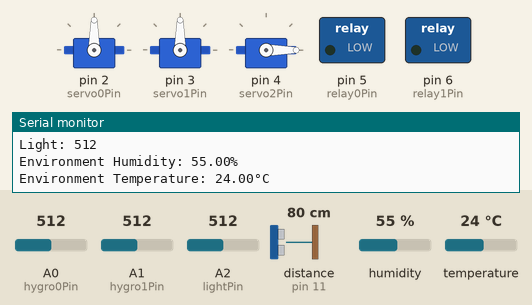
A sketch run on a simulated Arduino Uno, built with avr-gcc and run on an emulated ATmega328P. On the bench: 3 × servo, switched loads named in the sketch (green lamp = pin HIGH), the last lines printed to the serial monitor. Wiring (inferred from the names in the program): ultrasonic range finder: trigger pin 12; echo pin 11. The inputs (shaded band) are chosen by the test bench; at power-on: distance to the obstacle (sensor on pin 11) 80 cm, A0 (hygro0Pin) = 512, A1 (hygro1Pin) = 512, A2 (lightPin) = 512, humidity 55 %, temperature 24 °C. The echo pulse lasts 58.3 µs per cm; pins used as bus, display or sensor lines are not drawn.

Above: at 3.0 s.
3.1 s: distance to the obstacle (sensor on pin 11) set to 8 cm
6.3 s: distance to the obstacle (sensor on pin 11) set to 5 cm
At 7.9 s:
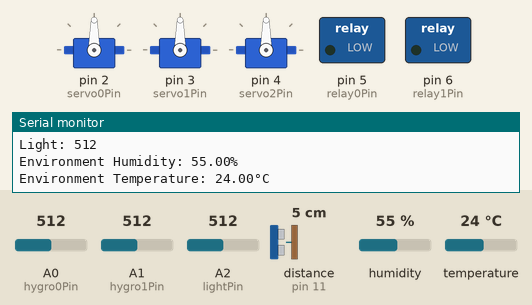
9.3 s: distance to the obstacle (sensor on pin 11) set to 9 cm
At 12.8 s:
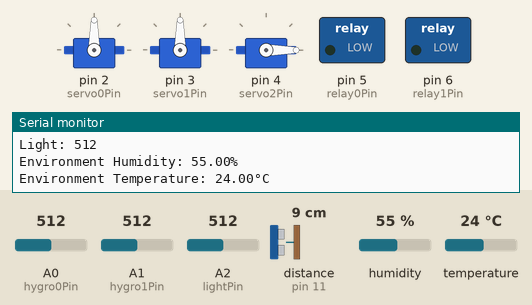
13.4 s: distance to the obstacle (sensor on pin 11) set to 2 cm
At 15.2 s:
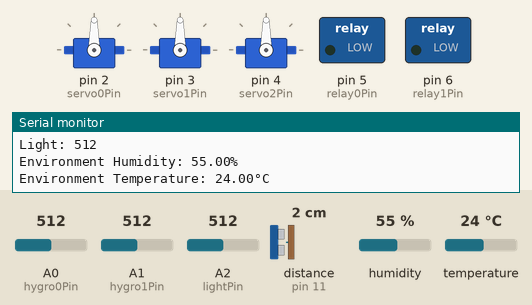
Timing chart, 0 to 16.7 s (numbered marks = the images above; inputs shaded):
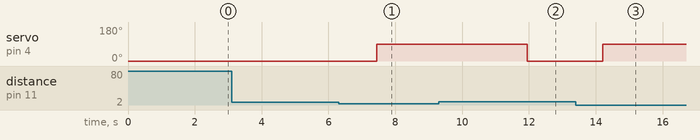

Measured:
- the behaviour switches between 7 and 6 cm on distance to the obstacle (sensor on pin 11) (found by bisection; images 0 and 1)
- after the input at 6.3 s, servo on pin 4 (servo2Pin): 0° → 90° after 1.1 s
- after the input at 9.3 s, servo on pin 4 (servo2Pin): 90° → 0° after 2.7 s
- after the input at 13.4 s, servo on pin 4 (servo2Pin): 0° → 90° after 0.80 s

The sketch:

WateringSystemWithDHT11.ino
```cpp
/*
 2GM Roboteam
 Automatic Watering System
*/
//Including libraries
#include <Servo.h>
#include <DHT.h>

//Creating servos and setting initial positions
Servo servo0;
Servo servo1;
Servo servo2;
int servo0Pos = 90;
int servo1Pos = 90;
int servo2Pos = 0;

//Setting pins
const int servo0Pin=2;
const int servo1Pin=3;
const int servo2Pin=4;
const int relay0Pin=5;
const int relay1Pin=6;
const int dhtPin=10;
const int echoPin=11;
const int trigPin=12;
const int hygro0Pin=A0;
const int hygro1Pin=A1;
const int lightPin=A2;

//Setting the variables
int hygro0;
int hygro1;
int light;
long duration;
long distance;
bool water0;
bool water1;
float hum;
float temp;

//Setting the DHT sensor type
#define dhtType DHT11
DHT dht(dhtPin, dhtType);

//Setting the critical values
const int minDistance=5;
const int maxDistance=10;
const int minLight=15;

void setup() {
  //Initialize serial communication and DHT sensor
  Serial.begin(9600);
  dht.begin();

  //Attaching servos and writing initial positions
  servo0.attach(servo0Pin);
  servo1.attach(servo1Pin);
  servo2.attach(servo2Pin);
  servo0.write(servo0Pos);
  servo1.write(servo1Pos);
  servo2.write(servo2Pos);

  //Initialize digital pins
  pinMode(relay0Pin, OUTPUT);
  pinMode(relay1Pin, OUTPUT);
  pinMode(trigPin, OUTPUT);
  pinMode(echoPin, INPUT);

}

void loop() {
  //Read water level with ultrasonic sensor
  digitalWrite(trigPin, LOW);
  delayMicroseconds(2);
  digitalWrite(trigPin, HIGH);
  delayMicroseconds(10);
  digitalWrite(trigPin, LOW);
  duration = pulseIn(echoPin, HIGH);
  distance = (duration/2) / 29.1;
  delay(100);

  //Read moisture of plants at floor 0
  hygro0 = analogRead(hygro0Pin);
  hygro0 = constrain(hygro0,400,1023);
  hygro0 = map(hygro0,400,1023,100,0);
  delay(100);

  //Read moisture of plants at floor 1
  hygro1 = analogRead(hygro1Pin);
  hygro1 = constrain(hygro1,400,1023);
  hygro1 = map(hygro1,400,1023,100,0);
  delay(100);

  //Read light
  light = analogRead(lightPin);
  delay(100);

  //Reading environment temperature and humidity
  //Reading temperature or humidity takes about 250 milliseconds!
  hum = dht.readHumidity();
  temp = dht.readTemperature();
  delay(250);

  //Check tank overflow
  if (distance<=minDistance){
    servo2Pos=90;
    servo2.write(servo2Pos);
    delay(100);
  }
  else{
    servo2Pos=0;
    servo2.write(servo2Pos);
    delay(100);
  }

  //Check plants in floor 0
  if (light<minLight){
    if (hygro0<30){
      water0=true;
    }
  }
  if (hygro0>90){
    water0=false;
  }

  //Watering plants in floor 0
  if (water0==true){
    if (distance<maxDistance){
      digitalWrite(relay0Pin, HIGH);
      delay(100);
      servo0Pos=90;
      servo0.write(servo0Pos);
      delay(100);
    }
    else{
      digitalWrite(relay0Pin, LOW);
      delay(100);
      servo0Pos=0;
      servo0.write(servo0Pos);
      delay(100);
    }
  }

  //Check plants in floor 1
  if (light<minLight){
    if (hygro1<30){
      water1=true;
    }
  }
  if (hygro1>90){
    water1=false;
  }

  //Watering plants in floor 1
  if (water1==true){
    if (distance<maxDistance){
      digitalWrite(relay1Pin, HIGH);
      delay(100);
      servo1Pos=90;
      servo1.write(servo1Pos);
      delay(100);
    }
    else{
      digitalWrite(relay1Pin, LOW);
      delay(100);
      servo1Pos=0;
      servo1.write(servo1Pos);
      delay(100);
    }
  }

  //Stop watering in floor 0
  if (water0==false){
    digitalWrite(relay0Pin, LOW);
    delay(100);
    servo0Pos=90;
    servo0.write(servo0Pos);
    delay(100);
  }

  //Stop watering in floor 1
  if (water1==false){
    digitalWrite(relay1Pin, LOW);
    delay(100);
    servo1Pos=90;
    servo1.write(servo1Pos);
    delay(100);
  }

  //Print out the values
  Serial.print("Water depth ");
  Serial.print(distance);
  Serial.println(" cm");
  Serial.print("Soil humidity 0: ");
  Serial.print(hygro0);
  Serial.println("%");
  Serial.print("Soil humidity 1: ");
  Serial.print(hygro1);
  Serial.println("%");
  Serial.print("Light: ");
  Serial.println(light);
  Serial.print("Environment Humidity: ");
  Serial.print(hum);
  Serial.println("%");
  Serial.print("Environment Temperature: ");
  Serial.print(temp);
  Serial.println("°C ");

  delay(1000);
}
```
